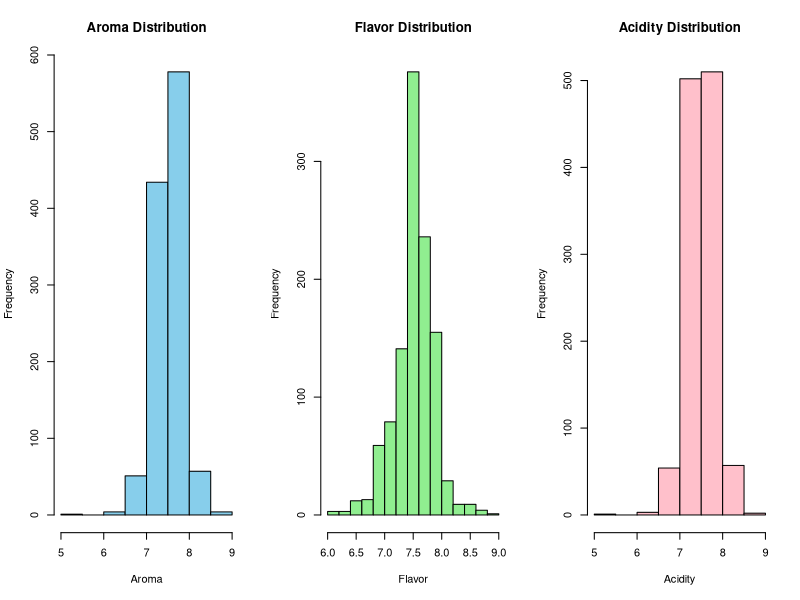
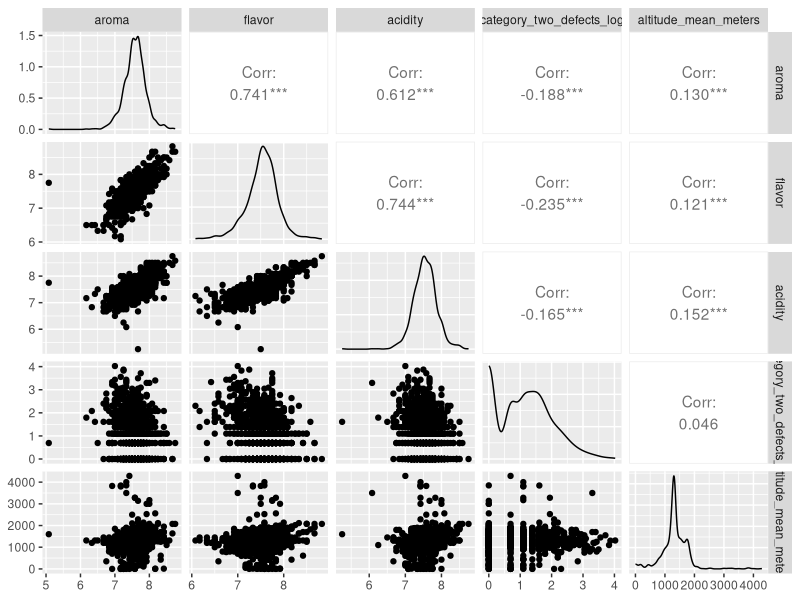
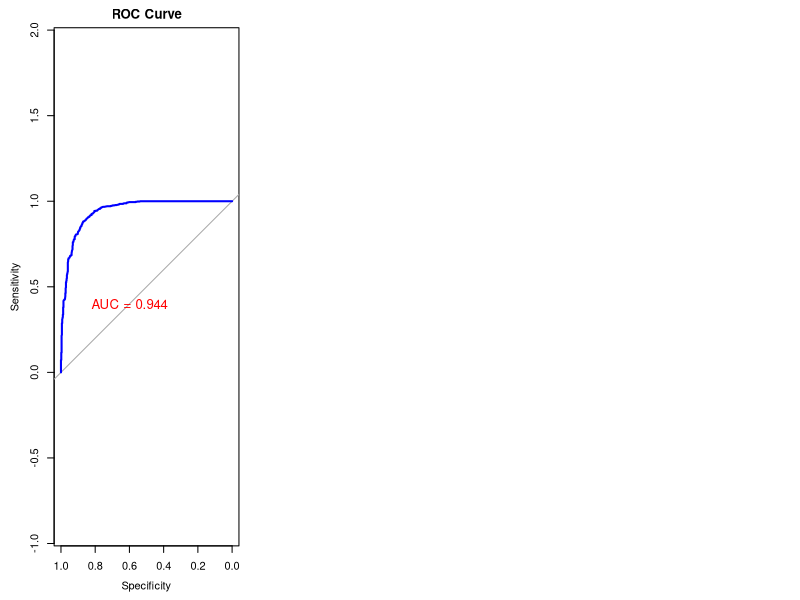
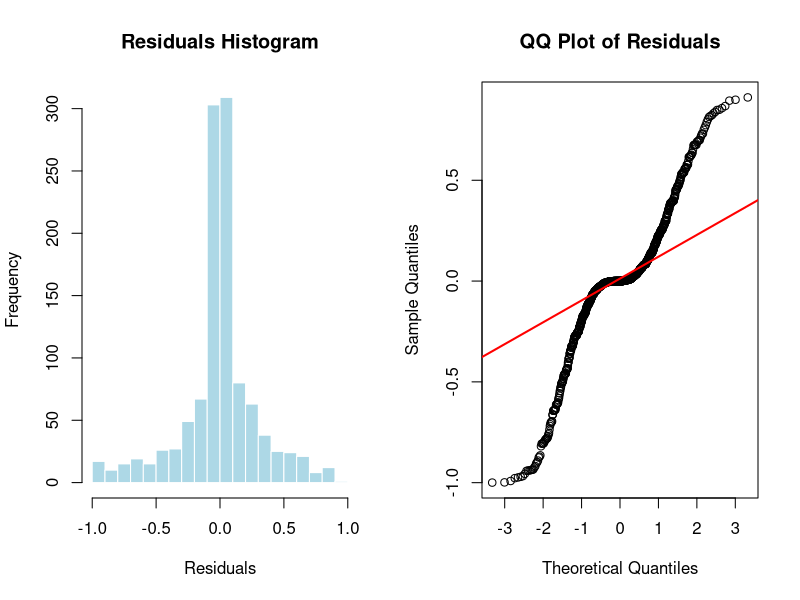
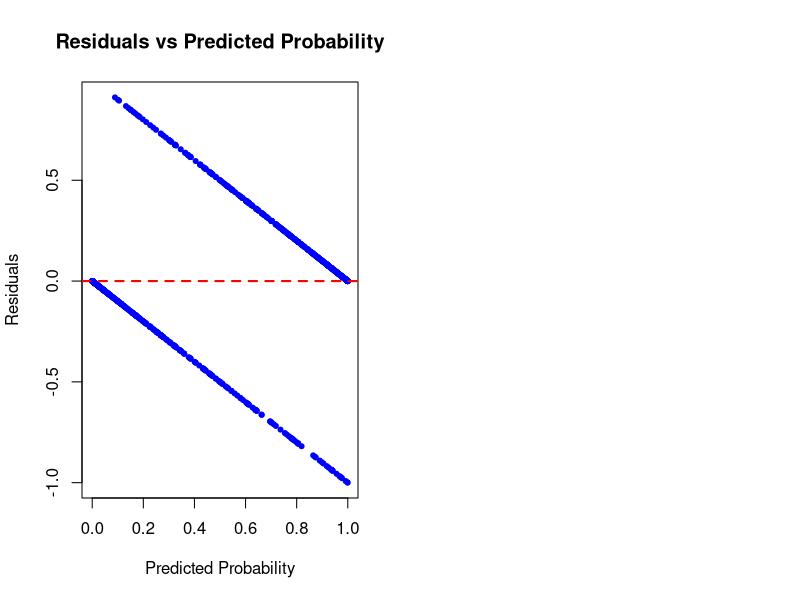

These charts were generated, in order, by the following R code:
## ---- chunk 1
knitr::opts_chunk$set(
	echo = FALSE,
	message = FALSE,
	warning = FALSE
)
## ---- chunk 2
library(ggplot2)
library(GGally)
library(dplyr)
library(tidyr)
library(readr)
library(corrplot)
library(glmnet)
library(pROC)

# Load Data
df <- read.csv("dataset14.csv")

# Check Basic Data Information
str(df)
summary(df)
## ---- chunk 3
# Handling Missing Values
df <- df %>% drop_na(country_of_origin) # Remove Rows with Missing Country Data
df$altitude_mean_meters[is.na(df$altitude_mean_meters)] <- median(df$altitude_mean_meters, na.rm=TRUE)
df$harvested[is.na(df$harvested)] <- as.integer(names(which.max(table(df$harvested, useNA="no"))))

# Remove Outliers in Aroma（0.0）
df <- df %>% filter(aroma != 0)

# Remove Outliers in altitude_mean_meters（>5000m）
df <- df %>% filter(altitude_mean_meters <= 5000)

# Apply Log Transformation to category_two_defects
df$category_two_defects_log <- log1p(df$category_two_defects)

# Encode Qualityclass (Good = 1, Poor = 0)
df$Qualityclass_binary <- ifelse(df$Qualityclass == "Good", 1, 0)

# Basic Information After Data Cleaning
summary(df)
## ---- chunk 4
par(mfrow=c(1,3))

# Aroma Distribution
hist(df$aroma, main="Aroma Distribution", xlab="Aroma", col="skyblue", border="black")

# Flavor Distribution
hist(df$flavor, main="Flavor Distribution", xlab="Flavor", col="lightgreen", border="black")

# Acidity Distribution
hist(df$acidity, main="Acidity Distribution", xlab="Acidity", col="pink", border="black")
## ---- chunk 5
#| message: false
#| warning: false
 df1 <- df %>% select(aroma, flavor, acidity, category_two_defects_log, altitude_mean_meters)
 ggpairs(df1) +
 theme(plot.background = element_rect(
 fill = "transparent",
 colour = NA,
 size = 1))
## ---- chunk 6
# Generalized Linear Model
glm_model_1 <- glm(Qualityclass_binary ~ aroma + flavor + acidity + altitude_mean_meters + harvested + category_two_defects_log,
                 data=df, family=binomial)

# Output Model Summary
summary(glm_model_1)
## ---- chunk 7
# Generalized Linear Model
glm_model <- glm(Qualityclass_binary ~ aroma + flavor + acidity ,data=df, family=binomial)

# Output Model Summary
summary(glm_model)
## ---- chunk 8
library(pROC)
library(ggplot2)

# Predicted Probabilities
df$pred_prob <- predict(glm_model, type="response")

# Calculating AUC-ROC
roc_curve <- roc(df$Qualityclass_binary, df$pred_prob)
auc_value <- auc(roc_curve)

# Confusion Matrix
threshold <- 0.5
df$pred_class <- ifelse(df$pred_prob >= threshold, 1, 0)
conf_matrix <- table(Predicted=df$pred_class, Actual=df$Qualityclass_binary)

# Calculate Residuals
df$residuals <- df$Qualityclass_binary - df$pred_prob

# Output Evaluation Metrics
print(paste("Accuracy:", mean(df$pred_class == df$Qualityclass_binary)))
print(paste("AUC-ROC:", auc_value))
print("Confusion Matrix:")
print(conf_matrix)

# 绘制 AUC-ROC 曲线
plot(roc_curve, col="blue", lwd=2, main="ROC Curve")
text(0.6, 0.4, paste("AUC =", round(auc_value, 3)), col="red", cex=1.2)

## ---- chunk 9
par(mfrow=c(1,2))

# Residual Histogram
hist(df$residuals, breaks=20, col="lightblue", main="Residuals Histogram",
     xlab="Residuals", border="white")

# Quantile-Quantile Plot
qqnorm(df$residuals, main="QQ Plot of Residuals")
qqline(df$residuals, col="red", lwd=2)

# Residuals vs. Predicted Values Scatter Plot
plot(df$pred_prob, df$residuals, col="blue", pch=20,
     xlab="Predicted Probability", ylab="Residuals",
     main="Residuals vs Predicted Probability")
abline(h=0, col="red", lwd=2, lty=2)

